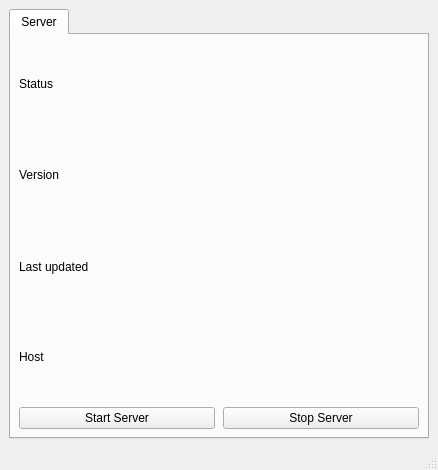
<?xml version="1.0" encoding="UTF-8"?>
<ui version="4.0">
 <class>MainWindow</class>
 <widget class="QMainWindow" name="MainWindow">
  <property name="geometry">
   <rect>
    <x>0</x>
    <y>0</y>
    <width>438</width>
    <height>470</height>
   </rect>
  </property>
  <property name="sizePolicy">
   <sizepolicy hsizetype="Minimum" vsizetype="Minimum">
    <horstretch>0</horstretch>
    <verstretch>0</verstretch>
   </sizepolicy>
  </property>
  <property name="windowTitle">
   <string>Cypress</string>
  </property>
  <widget class="QWidget" name="centralwidget">
   <property name="sizePolicy">
    <sizepolicy hsizetype="Preferred" vsizetype="Expanding">
     <horstretch>0</horstretch>
     <verstretch>0</verstretch>
    </sizepolicy>
   </property>
   <layout class="QVBoxLayout" name="verticalLayout_2">
    <item>
     <widget class="QTabWidget" name="tabWidget">
      <property name="currentIndex">
       <number>0</number>
      </property>
      <widget class="QWidget" name="tab">
       <property name="sizePolicy">
        <sizepolicy hsizetype="Preferred" vsizetype="Expanding">
         <horstretch>0</horstretch>
         <verstretch>0</verstretch>
        </sizepolicy>
       </property>
       <attribute name="title">
        <string>Server</string>
       </attribute>
       <layout class="QVBoxLayout" name="verticalLayout_5">
        <property name="spacing">
         <number>8</number>
        </property>
        <property name="leftMargin">
         <number>8</number>
        </property>
        <property name="topMargin">
         <number>8</number>
        </property>
        <property name="rightMargin">
         <number>8</number>
        </property>
        <property name="bottomMargin">
         <number>8</number>
        </property>
        <item>
         <layout class="QHBoxLayout" name="horizontalLayout_2">
          <item>
           <widget class="QLabel" name="statusLabel">
            <property name="sizePolicy">
             <sizepolicy hsizetype="Expanding" vsizetype="Fixed">
              <horstretch>0</horstretch>
              <verstretch>0</verstretch>
             </sizepolicy>
            </property>
            <property name="text">
             <string>Status</string>
            </property>
           </widget>
          </item>
          <item>
           <widget class="QLabel" name="statusValue">
            <property name="sizePolicy">
             <sizepolicy hsizetype="Expanding" vsizetype="Preferred">
              <horstretch>0</horstretch>
              <verstretch>0</verstretch>
             </sizepolicy>
            </property>
            <property name="text">
             <string/>
            </property>
           </widget>
          </item>
         </layout>
        </item>
        <item>
         <layout class="QHBoxLayout" name="horizontalLayout">
          <item>
           <widget class="QLabel" name="versionLabel">
            <property name="sizePolicy">
             <sizepolicy hsizetype="Expanding" vsizetype="Fixed">
              <horstretch>0</horstretch>
              <verstretch>0</verstretch>
             </sizepolicy>
            </property>
            <property name="text">
             <string>Version</string>
            </property>
           </widget>
          </item>
          <item>
           <widget class="QLabel" name="versionValue">
            <property name="sizePolicy">
             <sizepolicy hsizetype="Expanding" vsizetype="Preferred">
              <horstretch>0</horstretch>
              <verstretch>0</verstretch>
             </sizepolicy>
            </property>
            <property name="text">
             <string/>
            </property>
           </widget>
          </item>
         </layout>
        </item>
        <item>
         <layout class="QHBoxLayout" name="horizontalLayout_4">
          <item>
           <widget class="QLabel" name="lastUpdatedLabel">
            <property name="sizePolicy">
             <sizepolicy hsizetype="Expanding" vsizetype="Preferred">
              <horstretch>0</horstretch>
              <verstretch>0</verstretch>
             </sizepolicy>
            </property>
            <property name="text">
             <string>Last updated</string>
            </property>
           </widget>
          </item>
          <item>
           <widget class="QLabel" name="lastUpdatedValue">
            <property name="sizePolicy">
             <sizepolicy hsizetype="Expanding" vsizetype="Preferred">
              <horstretch>0</horstretch>
              <verstretch>0</verstretch>
             </sizepolicy>
            </property>
            <property name="text">
             <string/>
            </property>
           </widget>
          </item>
         </layout>
        </item>
        <item>
         <layout class="QHBoxLayout" name="horizontalLayout_3">
          <item>
           <widget class="QLabel" name="hostLabel">
            <property name="sizePolicy">
             <sizepolicy hsizetype="Expanding" vsizetype="Fixed">
              <horstretch>0</horstretch>
              <verstretch>0</verstretch>
             </sizepolicy>
            </property>
            <property name="text">
             <string>Host</string>
            </property>
           </widget>
          </item>
          <item>
           <widget class="QLabel" name="hostValue">
            <property name="sizePolicy">
             <sizepolicy hsizetype="Expanding" vsizetype="Preferred">
              <horstretch>0</horstretch>
              <verstretch>0</verstretch>
             </sizepolicy>
            </property>
            <property name="text">
             <string/>
            </property>
           </widget>
          </item>
         </layout>
        </item>
        <item>
         <layout class="QHBoxLayout" name="horizontalLayout_5">
          <item>
           <widget class="QPushButton" name="startCypress">
            <property name="text">
             <string>Start Server</string>
            </property>
           </widget>
          </item>
          <item>
           <widget class="QPushButton" name="stopCypress">
            <property name="text">
             <string>Stop Server</string>
            </property>
           </widget>
          </item>
         </layout>
        </item>
       </layout>
      </widget>
     </widget>
    </item>
   </layout>
  </widget>
  <widget class="QMenuBar" name="menubar">
   <property name="geometry">
    <rect>
     <x>0</x>
     <y>0</y>
     <width>438</width>
     <height>33</height>
    </rect>
   </property>
  </widget>
  <widget class="QStatusBar" name="statusbar"/>
 </widget>
 <resources/>
 <connections/>
</ui>
